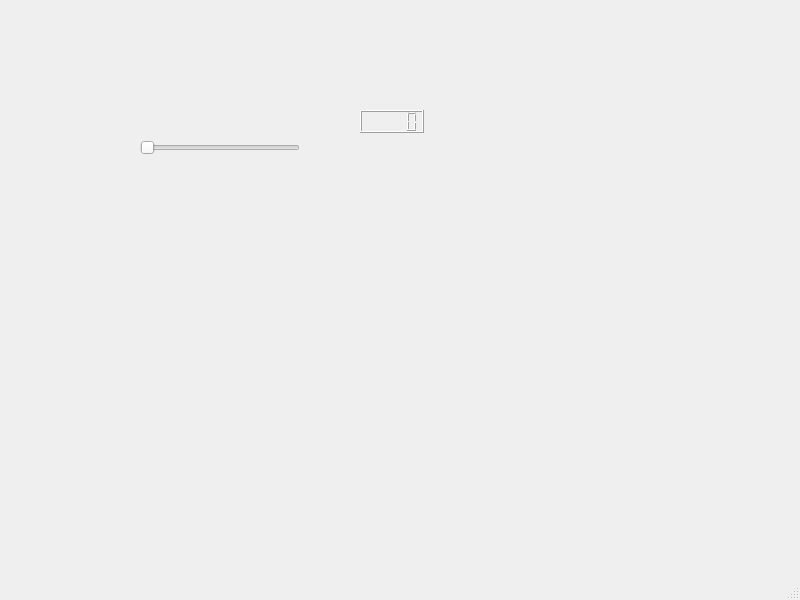
<?xml version="1.0" encoding="UTF-8"?>
<ui version="4.0">
 <class>MainWindow</class>
 <widget class="QMainWindow" name="MainWindow">
  <property name="geometry">
   <rect>
    <x>0</x>
    <y>0</y>
    <width>800</width>
    <height>600</height>
   </rect>
  </property>
  <property name="windowTitle">
   <string>MainWindow</string>
  </property>
  <widget class="QWidget" name="centralwidget">
   <widget class="QSlider" name="horizontalSlider">
    <property name="geometry">
     <rect>
      <x>140</x>
      <y>140</y>
      <width>160</width>
      <height>16</height>
     </rect>
    </property>
    <property name="orientation">
     <enum>Qt::Horizontal</enum>
    </property>
   </widget>
   <widget class="QLCDNumber" name="lcdNumber">
    <property name="geometry">
     <rect>
      <x>360</x>
      <y>110</y>
      <width>64</width>
      <height>23</height>
     </rect>
    </property>
   </widget>
  </widget>
  <widget class="QMenuBar" name="menubar">
   <property name="geometry">
    <rect>
     <x>0</x>
     <y>0</y>
     <width>800</width>
     <height>22</height>
    </rect>
   </property>
  </widget>
  <widget class="QStatusBar" name="statusbar"/>
 </widget>
 <resources/>
 <connections>
  <connection>
   <sender>horizontalSlider</sender>
   <signal>valueChanged(int)</signal>
   <receiver>lcdNumber</receiver>
   <slot>display(int)</slot>
   <hints>
    <hint type="sourcelabel">
     <x>272</x>
     <y>171</y>
    </hint>
    <hint type="destinationlabel">
     <x>392</x>
     <y>140</y>
    </hint>
   </hints>
  </connection>
 </connections>
</ui>
